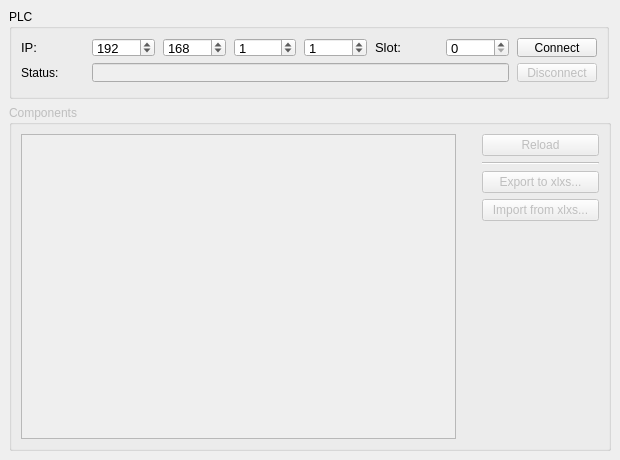
<?xml version="1.0" encoding="UTF-8"?>
<ui version="4.0">
 <class>MainWindow</class>
 <widget class="QMainWindow" name="MainWindow">
  <property name="geometry">
   <rect>
    <x>0</x>
    <y>0</y>
    <width>620</width>
    <height>460</height>
   </rect>
  </property>
  <property name="minimumSize">
   <size>
    <width>620</width>
    <height>460</height>
   </size>
  </property>
  <property name="windowTitle">
   <string>MainWindow</string>
  </property>
  <widget class="QWidget" name="centralwidget">
   <property name="minimumSize">
    <size>
     <width>450</width>
     <height>430</height>
    </size>
   </property>
   <layout class="QGridLayout" name="gridLayout_2">
    <item row="1" column="0">
     <widget class="QGroupBox" name="group_components">
      <property name="enabled">
       <bool>false</bool>
      </property>
      <property name="title">
       <string>Components</string>
      </property>
      <layout class="QGridLayout" name="gridLayout">
       <item row="4" column="2">
        <spacer name="verticalSpacer">
         <property name="orientation">
          <enum>Qt::Vertical</enum>
         </property>
         <property name="sizeHint" stdset="0">
          <size>
           <width>20</width>
           <height>40</height>
          </size>
         </property>
        </spacer>
       </item>
       <item row="1" column="2">
        <widget class="Line" name="line">
         <property name="orientation">
          <enum>Qt::Horizontal</enum>
         </property>
        </widget>
       </item>
       <item row="2" column="2">
        <widget class="QPushButton" name="btn_export">
         <property name="sizePolicy">
          <sizepolicy hsizetype="Minimum" vsizetype="Fixed">
           <horstretch>0</horstretch>
           <verstretch>0</verstretch>
          </sizepolicy>
         </property>
         <property name="toolTip">
          <string>&lt;html&gt;&lt;head/&gt;&lt;body&gt;&lt;p&gt;Export Message Tags into a formatted XLSX file.&lt;/p&gt;&lt;/body&gt;&lt;/html&gt;</string>
         </property>
         <property name="text">
          <string>Export to xlxs...</string>
         </property>
        </widget>
       </item>
       <item row="3" column="2">
        <widget class="QPushButton" name="btn_import">
         <property name="toolTip">
          <string>&lt;html&gt;&lt;head/&gt;&lt;body&gt;&lt;p&gt;Import Message Tags from an XLSX file directly to the PLC.&lt;/p&gt;&lt;/body&gt;&lt;/html&gt;</string>
         </property>
         <property name="text">
          <string>  Import from xlxs...  </string>
         </property>
        </widget>
       </item>
       <item row="0" column="2">
        <widget class="QPushButton" name="btn_loadPrograms">
         <property name="toolTip">
          <string>&lt;html&gt;&lt;head/&gt;&lt;body&gt;&lt;p&gt;Reload Component List from PLC.&lt;/p&gt;&lt;/body&gt;&lt;/html&gt;</string>
         </property>
         <property name="text">
          <string>Reload</string>
         </property>
        </widget>
       </item>
       <item row="0" column="0" rowspan="5">
        <widget class="QListWidget" name="lst_components">
         <property name="toolTip">
          <string>&lt;html&gt;&lt;head/&gt;&lt;body&gt;&lt;p&gt;Double click listed Component to open edit window.&lt;/p&gt;&lt;/body&gt;&lt;/html&gt;</string>
         </property>
         <property name="wordWrap">
          <bool>true</bool>
         </property>
        </widget>
       </item>
       <item row="4" column="1">
        <spacer name="horizontalSpacer">
         <property name="orientation">
          <enum>Qt::Horizontal</enum>
         </property>
         <property name="sizeType">
          <enum>QSizePolicy::Fixed</enum>
         </property>
         <property name="sizeHint" stdset="0">
          <size>
           <width>20</width>
           <height>20</height>
          </size>
         </property>
        </spacer>
       </item>
      </layout>
     </widget>
    </item>
    <item row="0" column="0">
     <widget class="QGroupBox" name="groupBox">
      <property name="minimumSize">
       <size>
        <width>600</width>
        <height>90</height>
       </size>
      </property>
      <property name="maximumSize">
       <size>
        <width>600</width>
        <height>90</height>
       </size>
      </property>
      <property name="autoFillBackground">
       <bool>false</bool>
      </property>
      <property name="title">
       <string>PLC</string>
      </property>
      <layout class="QGridLayout" name="gridLayout_4">
       <item row="0" column="0">
        <layout class="QGridLayout" name="gridLayout_3">
         <property name="sizeConstraint">
          <enum>QLayout::SetFixedSize</enum>
         </property>
         <property name="bottomMargin">
          <number>5</number>
         </property>
         <property name="horizontalSpacing">
          <number>8</number>
         </property>
         <property name="verticalSpacing">
          <number>6</number>
         </property>
         <item row="0" column="0">
          <widget class="QLabel" name="label_3">
           <property name="font">
            <font>
             <pointsize>10</pointsize>
            </font>
           </property>
           <property name="text">
            <string>IP:</string>
           </property>
          </widget>
         </item>
         <item row="0" column="1">
          <widget class="QSpinBox" name="ip_1">
           <property name="font">
            <font>
             <pointsize>10</pointsize>
            </font>
           </property>
           <property name="maximum">
            <number>255</number>
           </property>
           <property name="value">
            <number>192</number>
           </property>
          </widget>
         </item>
         <item row="0" column="2">
          <widget class="QSpinBox" name="ip_2">
           <property name="font">
            <font>
             <pointsize>10</pointsize>
            </font>
           </property>
           <property name="maximum">
            <number>255</number>
           </property>
           <property name="value">
            <number>168</number>
           </property>
          </widget>
         </item>
         <item row="0" column="3">
          <widget class="QSpinBox" name="ip_3">
           <property name="font">
            <font>
             <pointsize>10</pointsize>
            </font>
           </property>
           <property name="maximum">
            <number>255</number>
           </property>
           <property name="value">
            <number>1</number>
           </property>
          </widget>
         </item>
         <item row="0" column="4">
          <widget class="QSpinBox" name="ip_4">
           <property name="font">
            <font>
             <pointsize>10</pointsize>
            </font>
           </property>
           <property name="maximum">
            <number>255</number>
           </property>
           <property name="value">
            <number>1</number>
           </property>
          </widget>
         </item>
         <item row="0" column="5">
          <widget class="QLabel" name="lbl_slot">
           <property name="font">
            <font>
             <pointsize>10</pointsize>
            </font>
           </property>
           <property name="text">
            <string>Slot:</string>
           </property>
          </widget>
         </item>
         <item row="0" column="6">
          <widget class="QSpinBox" name="ip_slot">
           <property name="font">
            <font>
             <pointsize>10</pointsize>
            </font>
           </property>
          </widget>
         </item>
         <item row="0" column="7">
          <widget class="QPushButton" name="btn_connect">
           <property name="toolTip">
            <string>&lt;html&gt;&lt;head/&gt;&lt;body&gt;&lt;p&gt;Checks if PLC target is valid. &lt;/p&gt;&lt;/body&gt;&lt;/html&gt;</string>
           </property>
           <property name="text">
            <string>Connect</string>
           </property>
           <property name="default">
            <bool>false</bool>
           </property>
          </widget>
         </item>
         <item row="1" column="0">
          <widget class="QLabel" name="lbl_status">
           <property name="text">
            <string>Status:</string>
           </property>
          </widget>
         </item>
         <item row="1" column="7">
          <widget class="QPushButton" name="btn_disconnect">
           <property name="enabled">
            <bool>false</bool>
           </property>
           <property name="toolTip">
            <string>&lt;html&gt;&lt;head/&gt;&lt;body&gt;&lt;p&gt;Clears PLC object and closes connection.&lt;/p&gt;&lt;/body&gt;&lt;/html&gt;</string>
           </property>
           <property name="text">
            <string>Disconnect</string>
           </property>
           <property name="default">
            <bool>false</bool>
           </property>
          </widget>
         </item>
         <item row="1" column="1" colspan="6">
          <widget class="QLineEdit" name="status_disp">
           <property name="enabled">
            <bool>false</bool>
           </property>
           <property name="readOnly">
            <bool>true</bool>
           </property>
           <property name="placeholderText">
            <string/>
           </property>
          </widget>
         </item>
        </layout>
       </item>
      </layout>
     </widget>
    </item>
   </layout>
  </widget>
  <action name="actionFile">
   <property name="text">
    <string>File</string>
   </property>
  </action>
  <action name="actionNew">
   <property name="text">
    <string>New...</string>
   </property>
   <property name="toolTip">
    <string>Create a new file</string>
   </property>
  </action>
  <action name="actionOpen">
   <property name="text">
    <string>Open...</string>
   </property>
  </action>
  <action name="actionClose">
   <property name="text">
    <string>Exit</string>
   </property>
  </action>
 </widget>
 <resources/>
 <connections/>
</ui>
